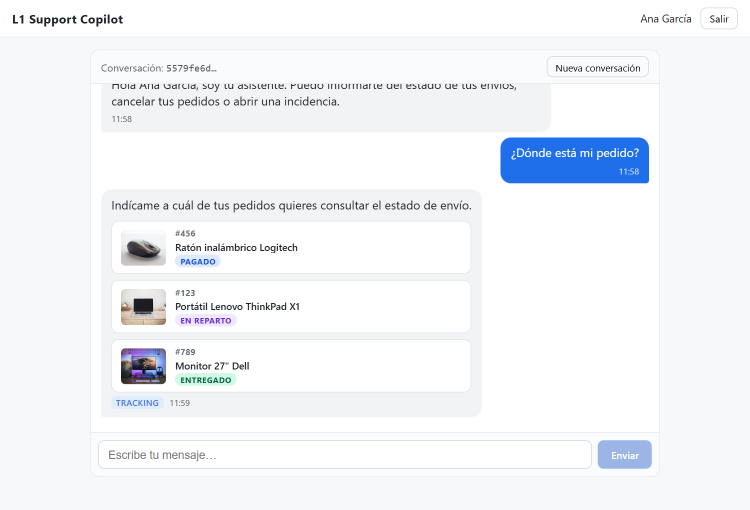
#> input picture docs/img/l1-tracking.png, 1500 x 1020 px, given in place of tracking-00-start.png, which was not available (shown at 1/2 size)
$ python build-gifs.py ../../docs/img/l1-tracking.png ../../docs/img/langfuse-l1-trace.png
#> lines starting #> are read from the running program, lines starting #| are printed output that depends on the picture
"""Builds the README GIFs from the PNGs written by l1-shots.mjs and autoops-shots.mjs.

Usage: python build-gifs.py <shots-dir> <out-dir>
The Langfuse trace screenshots are taken by hand in the browser pane and must be in <shots-dir> as
langfuse-autoops-trace.jpg.
"""
import sys

from PIL import Image

shots, out = sys.argv[1], sys.argv[2]
WIDTH = 760
CHAT_BOX = (180, 90, 1320, 960)


def frame(name, box=None):
#> called with name = 'tracking-00-start.png', box = (180, 90, 1320, 960)
    im = Image.open(f'{shots}/{name}').convert('RGB')
#> im is the input picture: PIL image 1500x1020 RGB; mean R, G, B 241.9, 244.3, 247.9
    if box:
        im = im.crop(box)
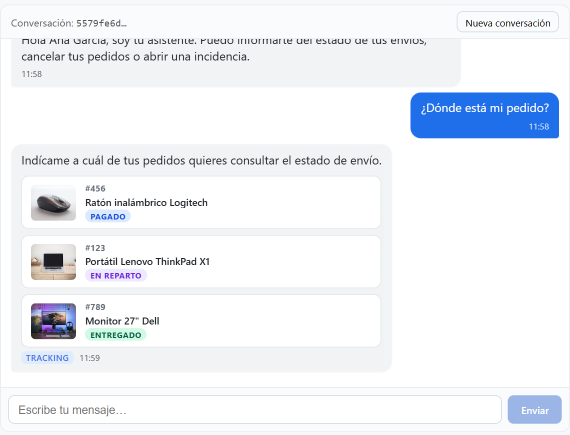
#> im: PIL image 1140x870 RGB (shown at 1/2 size); mean R, G, B 239.1, 242.1, 246.7
    return im.resize((WIDTH, round(im.height * WIDTH / im.width)), Image.LANCZOS)
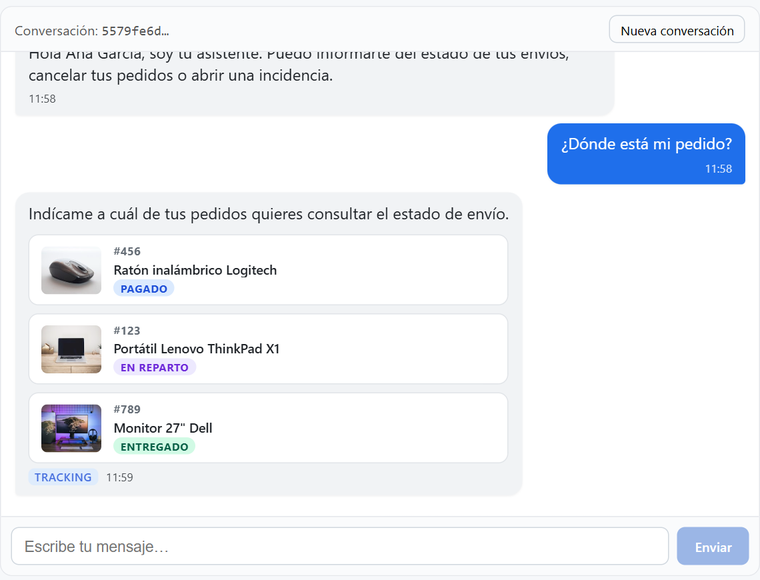
#> returned value: PIL image 760x580 RGB; mean R, G, B 239, 242, 246.6


def build(path, frames):
    height = max(f.height for _, f in frames)
    padded = []
    for duration, f in frames:
        canvas = Image.new('RGB', (WIDTH, height), (255, 255, 255))
        canvas.paste(f, (0, 0))
        padded.append((duration, canvas))
    # per-frame palettes: one shared palette turns the blue and green of the UI grey
    quantized = [c.quantize(colors=256, method=Image.Quantize.MEDIANCUT, dither=Image.Dither.NONE)
                 for _, c in padded]
    quantized[0].save(path, save_all=True, append_images=quantized[1:],
                      duration=[d for d, _ in padded], loop=0, optimize=True, disposal=1)
    print(path, len(quantized), 'frames')


l1 = []
for scenario in ('tracking', 'cancel', 'jailbreak'):
    for i, (label, ms) in enumerate((('start', 700), ('typed', 1100), ('sent', 700), ('reply', 3500))):
#> (the run stopped early here; a loop or call above may not have finished)

$ run again, on docs/img/langfuse-l1-trace.png
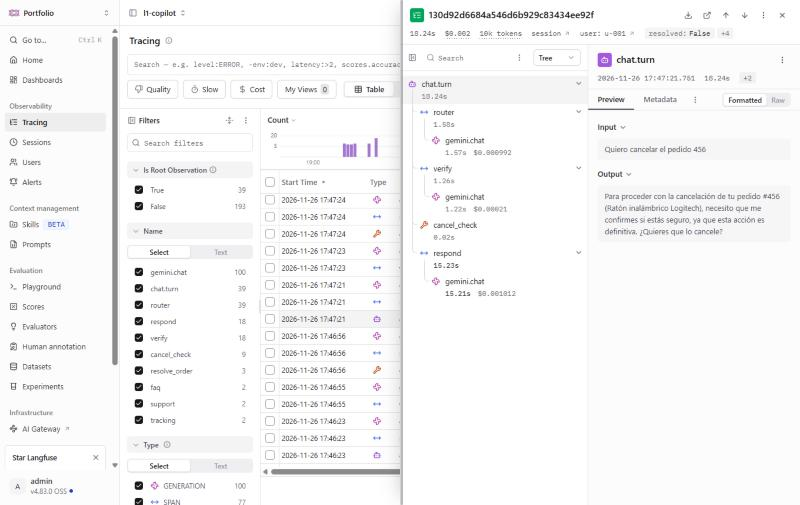
#> input picture docs/img/langfuse-l1-trace.png, 800 x 505 px, given in place of tracking-00-start.png, which was not available
#> in frame, im is the input picture: PIL image 800x505 RGB; mean R, G, B 246.3, 246.3, 246.5
#> in frame, `im = im.crop(box)`:
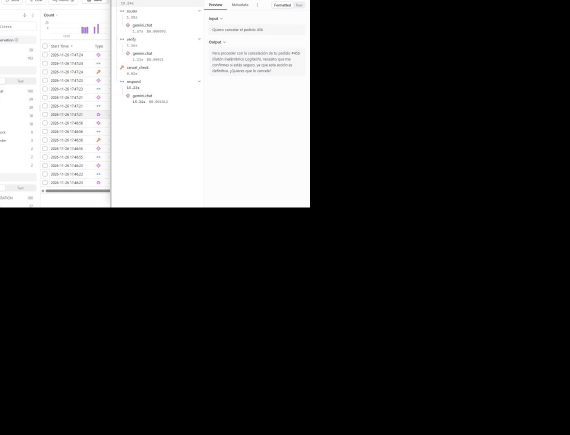
#> im: PIL image 1140x870 RGB (shown at 1/2 size); mean R, G, B 64.4, 64.3, 64.4
#> in frame, `return im.resize((WIDTH, round(im.height * WIDTH / im.width)), Image.L..`:
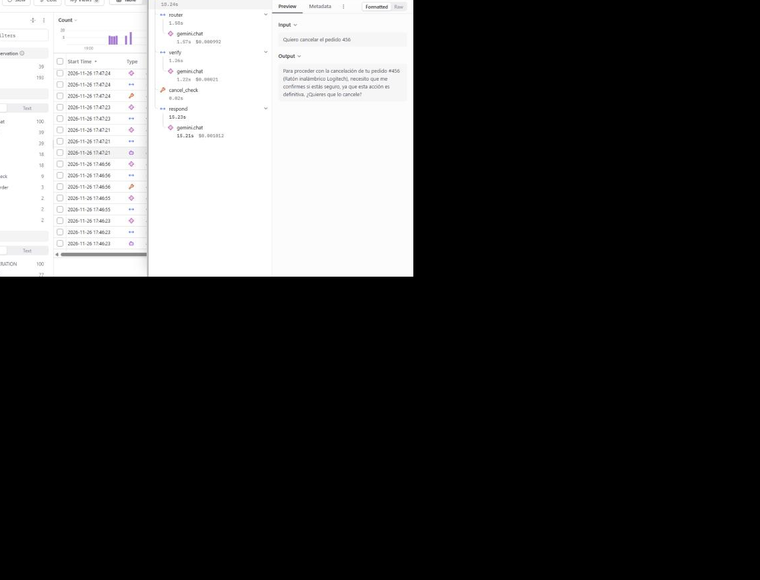
#> returned value: PIL image 760x580 RGB; mean R, G, B 64.3, 64.3, 64.4
